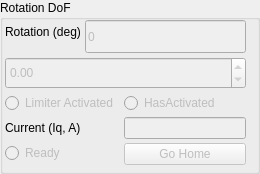
             <widget class="QGroupBox" name="rotationGroupBox">
              <property name="sizePolicy">
               <sizepolicy hsizetype="Preferred" vsizetype="Preferred">
                <horstretch>0</horstretch>
                <verstretch>0</verstretch>
               </sizepolicy>
              </property>
              <property name="title">
               <string>Rotation DoF</string>
              </property>
              <widget class="QWidget" name="verticalLayoutWidget_4">
               <property name="geometry">
                <rect>
                 <x>0</x>
                 <y>20</y>
                 <width>251</width>
                 <height>145</height>
                </rect>
               </property>
               <layout class="QVBoxLayout" name="verticalLayout_4">
                <property name="spacing">
                 <number>4</number>
                </property>
                <property name="leftMargin">
                 <number>5</number>
                </property>
                <property name="rightMargin">
                 <number>5</number>
                </property>
                <item>
                 <layout class="QFormLayout" name="formLayout">
                  <item row="0" column="0">
                   <widget class="QLabel" name="label_3">
                    <property name="text">
                     <string>Rotation (deg)</string>
                    </property>
                   </widget>
                  </item>
                  <item row="0" column="1">
                   <widget class="QLineEdit" name="panelRotationLineEdit">
                    <property name="enabled">
                     <bool>false</bool>
                    </property>
                    <property name="sizePolicy">
                     <sizepolicy hsizetype="Expanding" vsizetype="Expanding">
                      <horstretch>0</horstretch>
                      <verstretch>0</verstretch>
                     </sizepolicy>
                    </property>
                    <property name="mouseTracking">
                     <bool>false</bool>
                    </property>
                    <property name="focusPolicy">
                     <enum>Qt::FocusPolicy::NoFocus</enum>
                    </property>
                    <property name="contextMenuPolicy">
                     <enum>Qt::ContextMenuPolicy::NoContextMenu</enum>
                    </property>
                    <property name="text">
                     <string>0</string>
                    </property>
                    <property name="readOnly">
                     <bool>true</bool>
                    </property>
                   </widget>
                  </item>
                 </layout>
                </item>
                <item>
                 <widget class="QDoubleSpinBox" name="panelRotationSpinBox">
                  <property name="enabled">
                   <bool>false</bool>
                  </property>
                  <property name="sizePolicy">
                   <sizepolicy hsizetype="Minimum" vsizetype="Expanding">
                    <horstretch>0</horstretch>
                    <verstretch>0</verstretch>
                   </sizepolicy>
                  </property>
                  <property name="minimum">
                   <double>-3600.000000000000000</double>
                  </property>
                  <property name="maximum">
                   <double>3600.000000000000000</double>
                  </property>
                  <property name="singleStep">
                   <double>5.000000000000000</double>
                  </property>
                 </widget>
                </item>
                <item>
                 <layout class="QFormLayout" name="formLayout_2">
                  <item row="2" column="0">
                   <widget class="QRadioButton" name="panelRotationReadyRadioButton">
                    <property name="enabled">
                     <bool>false</bool>
                    </property>
                    <property name="focusPolicy">
                     <enum>Qt::FocusPolicy::NoFocus</enum>
                    </property>
                    <property name="contextMenuPolicy">
                     <enum>Qt::ContextMenuPolicy::NoContextMenu</enum>
                    </property>
                    <property name="text">
                     <string>Ready</string>
                    </property>
                    <property name="autoExclusive">
                     <bool>false</bool>
                    </property>
                   </widget>
                  </item>
                  <item row="2" column="1">
                   <widget class="QPushButton" name="panelRotationAlignButton">
                    <property name="enabled">
                     <bool>false</bool>
                    </property>
                    <property name="text">
                     <string>Go Home</string>
                    </property>
                   </widget>
                  </item>
                  <item row="0" column="0">
                   <widget class="QRadioButton" name="panelRotationLimiterActivatedRadioButton">
                    <property name="enabled">
                     <bool>false</bool>
                    </property>
                    <property name="sizePolicy">
                     <sizepolicy hsizetype="Expanding" vsizetype="Fixed">
                      <horstretch>0</horstretch>
                      <verstretch>0</verstretch>
                     </sizepolicy>
                    </property>
                    <property name="minimumSize">
                     <size>
                      <width>115</width>
                      <height>0</height>
                     </size>
                    </property>
                    <property name="maximumSize">
                     <size>
                      <width>115</width>
                      <height>16777215</height>
                     </size>
                    </property>
                    <property name="mouseTracking">
                     <bool>false</bool>
                    </property>
                    <property name="focusPolicy">
                     <enum>Qt::FocusPolicy::NoFocus</enum>
                    </property>
                    <property name="contextMenuPolicy">
                     <enum>Qt::ContextMenuPolicy::NoContextMenu</enum>
                    </property>
                    <property name="text">
                     <string>Limiter Activated</string>
                    </property>
                    <property name="checkable">
                     <bool>true</bool>
                    </property>
                    <property name="autoExclusive">
                     <bool>false</bool>
                    </property>
                   </widget>
                  </item>
                  <item row="0" column="1">
                   <widget class="QRadioButton" name="panelRotationLimiterHasActivatedRadioButton">
                    <property name="enabled">
                     <bool>false</bool>
                    </property>
                    <property name="sizePolicy">
                     <sizepolicy hsizetype="Expanding" vsizetype="Fixed">
                      <horstretch>0</horstretch>
                      <verstretch>0</verstretch>
                     </sizepolicy>
                    </property>
                    <property name="maximumSize">
                     <size>
                      <width>16777215</width>
                      <height>16777215</height>
                     </size>
                    </property>
                    <property name="focusPolicy">
                     <enum>Qt::FocusPolicy::NoFocus</enum>
                    </property>
                    <property name="contextMenuPolicy">
                     <enum>Qt::ContextMenuPolicy::NoContextMenu</enum>
                    </property>
                    <property name="text">
                     <string>HasActivated</string>
                    </property>
                    <property name="autoExclusive">
                     <bool>false</bool>
                    </property>
                   </widget>
                  </item>
                  <item row="1" column="0">
                   <widget class="QLabel" name="label_4">
                    <property name="text">
                     <string>Current (Iq, A)</string>
                    </property>
                   </widget>
                  </item>
                  <item row="1" column="1">
                   <widget class="QLineEdit" name="panelRotationIqEdit">
                    <property name="enabled">
                     <bool>false</bool>
                    </property>
                    <property name="mouseTracking">
                     <bool>false</bool>
                    </property>
                    <property name="focusPolicy">
                     <enum>Qt::FocusPolicy::NoFocus</enum>
                    </property>
                    <property name="contextMenuPolicy">
                     <enum>Qt::ContextMenuPolicy::NoContextMenu</enum>
                    </property>
                    <property name="readOnly">
                     <bool>true</bool>
                    </property>
                   </widget>
                  </item>
                 </layout>
                </item>
               </layout>
              </widget>
             </widget>
